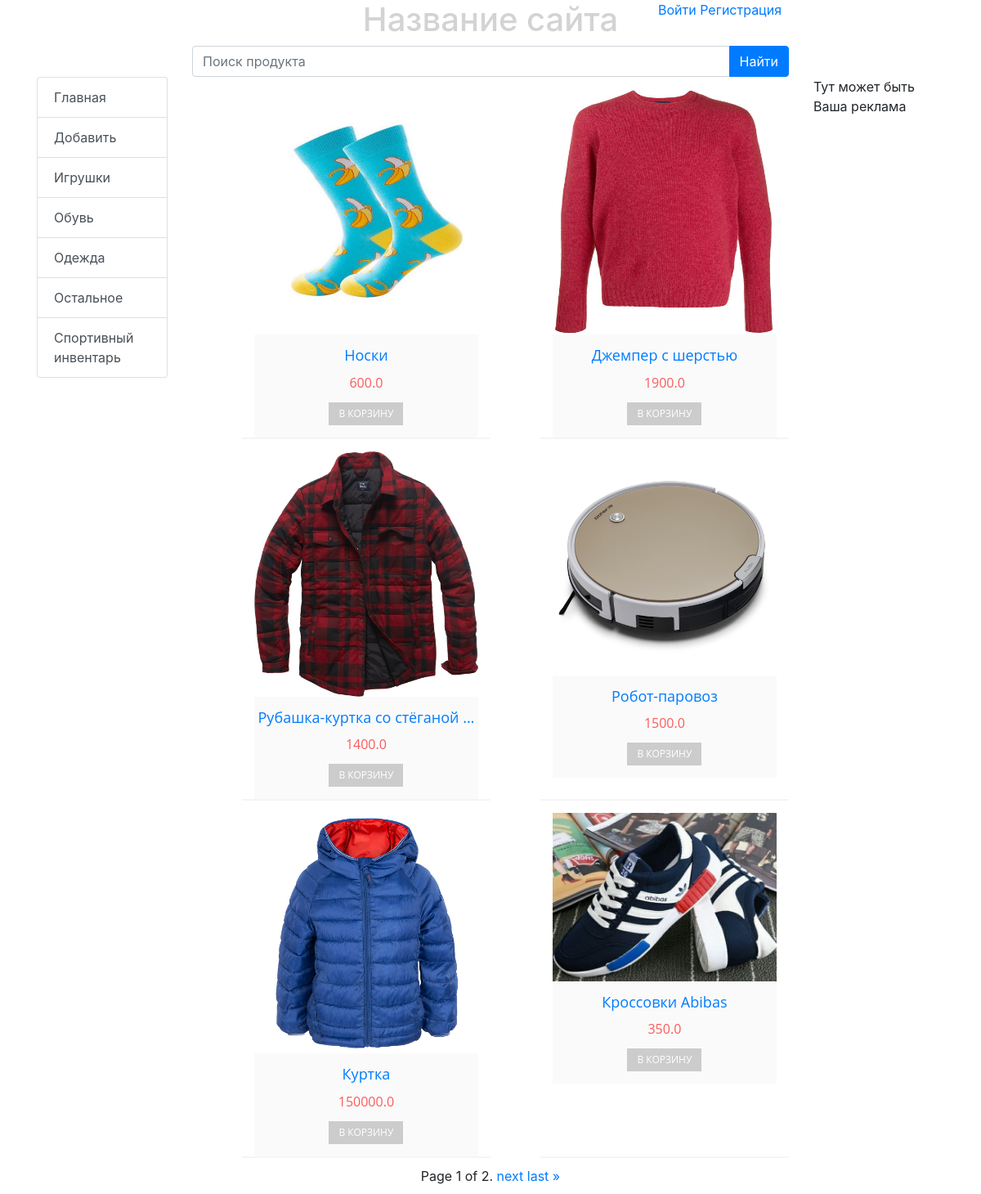
The page / on the database its author committed.
### bboard/models.py (models this page shows, shortened)
class Rubric(models.Model):
    name = models.CharField(max_length=20, db_index=True, verbose_name='Название')
    class Meta:
        verbose_name_plural = 'Рубрики'
        verbose_name = 'Рубрики'
        ordering = ['name']

class Bb(models.Model):
    title = models.CharField(max_length=50)
    content = models.TextField(null=True, blank=True)
    price = models.FloatField(null=True, blank=True)
    published = models.DateTimeField(auto_now_add=True, db_index=True)
    rubric = models.ForeignKey('Rubric', null=True, on_delete=models.PROTECT, verbose_name='Рубрики')
    image = models.ImageField('Изображения', upload_to='products', blank=True)
    url = models.SlugField(max_length=50)
    '''def get_absolute_url(self):
        return reverse('productDetail', kwargs={"slug" : self.url})
    '''
    class Meta:
        verbose_name_plural = 'Объявления'
        verbose_name = 'Объявление'
        ordering = ['-published']  # по умолчанию сортировать результаты по полю

### bboard/views.py (the view)
# urls.py: path('', ProductListView.as_view(), name='index'),
class ProductListView(View):
	def get(self, request):
		bbs = Bb.objects.all()
		rubrics = Rubric.objects.all()
		comments = Comment.objects.all()
		paginator = Paginator(bbs, 6)
		page_number = request.GET.get('page')
		page_obj = paginator.get_page(page_number)
		context = {
			'bbs': bbs,
			'rubrics': rubrics,
			'page_obj': page_obj,
			'comments': comments
		}
		return render(request, 'bboard/index.html', context)

### bboard/templates/bboard/index.html
{% extends "layout/basic.html" %}
{% block content %}
 <div class="container">
        <div class="row">
            {% for bb in page_obj %}
                <div class="col-lg-5 offset-lg-1 product-item" style="margin-top: 15px;">
                      <img src="{{ MEDIA_URL }}{{ bb.image }}" style="max-width: 274px; max-height: 300px;">
                      <div class="product-list">
                        <h3><a href="{% url 'by_product' bb.pk bb.url%}">{{  bb.title|truncatewords:3 }}</a></h3>
                          <span class="price">{{ bb.price }}</span>
                          <a href="" class="button">В корзину</a>
                      </div>
                 </div>
            {% endfor %}
     </div>
 </div>
<div class="container">
    <div class="row justify-content-center" style="margin: 10px 0px 10px 0px;">
        {% include "layout/pagination.html" with page=page_obj %}
    </div>
</div>
{% endblock %}

### bboard/templates/layout/basic.html (shortened to what this page needs)
{% load static %}
<!DOCTYPE html>
<html>
	<head>
		<link rel="stylesheet" type="text/css" href="{% static 'bboard/style.css' %}">
		<link rel="stylesheet" href="https://stackpath.bootstrapcdn.com/bootstrap/4.3.1/css/bootstrap.min.css">
	</head>
	<body>
		<div class="general-containe">
            <header1>
                <div class="container">
                    <div class="row">
                        <div class="col-lg"></div>
                        <div class="col-lg text-center">
                            <h1 style="color: lightgray;">Название сайта</h1>
                        </div>
                        <div class="col-lg">
                            {% if username %}
                                <a href="">Выйти</a>
                            {% else %}
                                <a href="{% url 'login' %}">Войти</a>
                            {% endif %}
                            <a href="{% url 'create_user' %}">Регистрация</a>
                        </div>
                    </div>
                </div>
            </header1>
            <div class="container">
				<div class="row">
					<div class="col-lg-8 offset-lg-2">
						<div class="input-group justify-content-center">
	  						<input type="text" class="form-control" placeholder="Поиск продукта" aria-label="Поиск продукта" aria-describedby="button-addon2">
	  						<div class="input-group-append">
	    						<button class="btn btn-primary" type="button" id="button-addon2">Найти</button>
					  		</div>
						</div>
					</div>
				</div>
            </div>
            <div class="container">
                <div class="row">
                    <div class="col-lg-2">
                        <div class="list-group">
                              <a href="{% url 'index' %}" class="list-group-item list-group-item-action">
                                Главная
                              </a>
                              <a href="{% url 'add' %}" class="list-group-item list-group-item-action">Добавить</a>
                                {% for rubric in rubrics %}
                               <a href="{% url 'by_rubric' rubric.pk %}" class="list-group-item list-group-item-action">{{ rubric.name }}</a>
                                {% endfor %}
                        </div>
                    </div>
                    <div class="col-lg-8">
						{% block content %}
						{% endblock %}
					</div>
					<div class="col-lg-2">
						<p>Тут может быть Ваша реклама </p>
					</div>
                </div>
            </div>
		</div>
	</body>
</html>

### bboard/templates/layout/pagination.html (shortened to what this page needs)
<div class="row">
    <div class="pagination">
        <span class="step-links">
            <span class="current">
                Page {{ page_obj.number }} of {{ page_obj.paginator.num_pages }}.
            </span>
            {% if page_obj.has_next %}
                <a href="?page={{ page_obj.next_page_number }}">next</a>
                <a href="?page={{ page_obj.paginator.num_pages }}">last &raquo;</a>
            {% endif %}
        </span>
    </div>
</div>

### bboard/static/bboard/style.css (style rules this page uses)
html, body { height: 100%; max-height: 100%; }

### bboard/templates/layout/basic.html (style rules this page uses)
* { box-sizing: border-box; }
.product-item { width: 300px; text-align: center; border-bottom: 2px solid #F5F5F5; background: white; font-family: "Open Sans"; transition: .3s ease-in; }
.product-item img { display: block; width: 100%; }
.product-list { background: #fafafa; padding: 15px 0; }
.product-list h3 { font-size: 18px; font-weight: 400; color: #444444; margin: 0 0 10px 0; }
.price { font-size: 16px; color: #fc5a5a; display: block; margin-bottom: 12px; }
.button { text-decoration: none; display: inline-block; padding: 0 12px; background: #cccccc; color: white; text-transform: uppercase; font-size: 12px; line-height: 28px; transition: .3s ease-in; }

### rows shown on the page
Rubric: name "Игрушки"
Rubric: name "Обувь"
Rubric: name "Одежда"
Rubric: name "Остальное"
Rubric: name "Спортивный инвентарь"
Bb: image (picture), title "Носки", price "600.0"
Bb: image (picture), title "Джемпер с шерстью", price "1900.0"
Bb: image (picture), title "Рубашка-куртка со стёганой …", price "1400.0"
Bb: image (picture), title "Робот-паровоз", price "1500.0"
Bb: image (picture), title "Куртка", price "150000.0"
Bb: image (picture), title "Кроссовки Abibas", price "350.0"

### other values the page prints
{{ page_obj.number }} "1"
{{ page_obj.paginator.num_pages }} "2"
